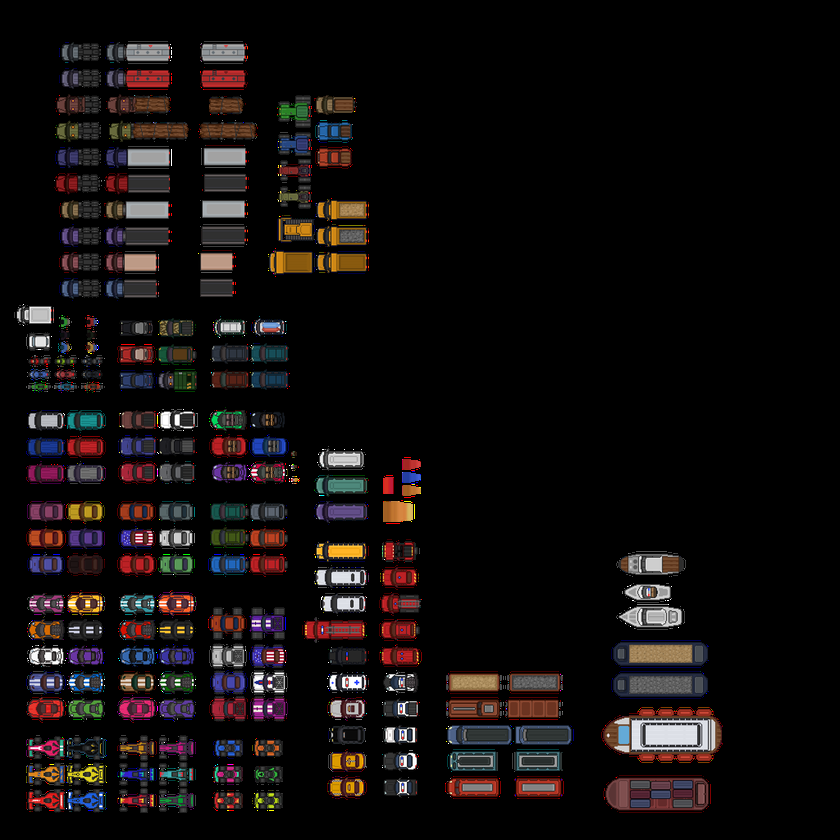
#> input picture Asset/2D Top down 180 pixel vehicles/AllVeicle4K.png, 840 x 840 px, shrunk from 4096 x 4096 before the run, found by its file name
$ python SplitImage.py
#> lines starting #> are read from the running program, lines starting #| are printed output that depends on the picture; after the words box and inside, x2 and y2 are one past the last pixel; in counts of white or black regions, pixels touching at a corner belong together
import cv2
import os

# Create a folder named "Vehicle" if it doesn't already exist
if not os.path.exists("Bitmap"):
    os.mkdir("Bitmap")

# Load the big bitmap image
image = cv2.imread('/home/jimmy/Documents/FastlaneFury/Asset/2D Top down 180 pixel vehicles/AllVeicle4K.png', cv2.IMREAD_UNCHANGED)
#> image is the input picture: shape (840, 840, 4); mean B, G, R, A 14.2, 14.3, 18.4, 46.2

if image is None:
    print("Failed to load the image.")
else:
    # Split the alpha channel (transparency channel)
    b, g, r, alpha = cv2.split(image)
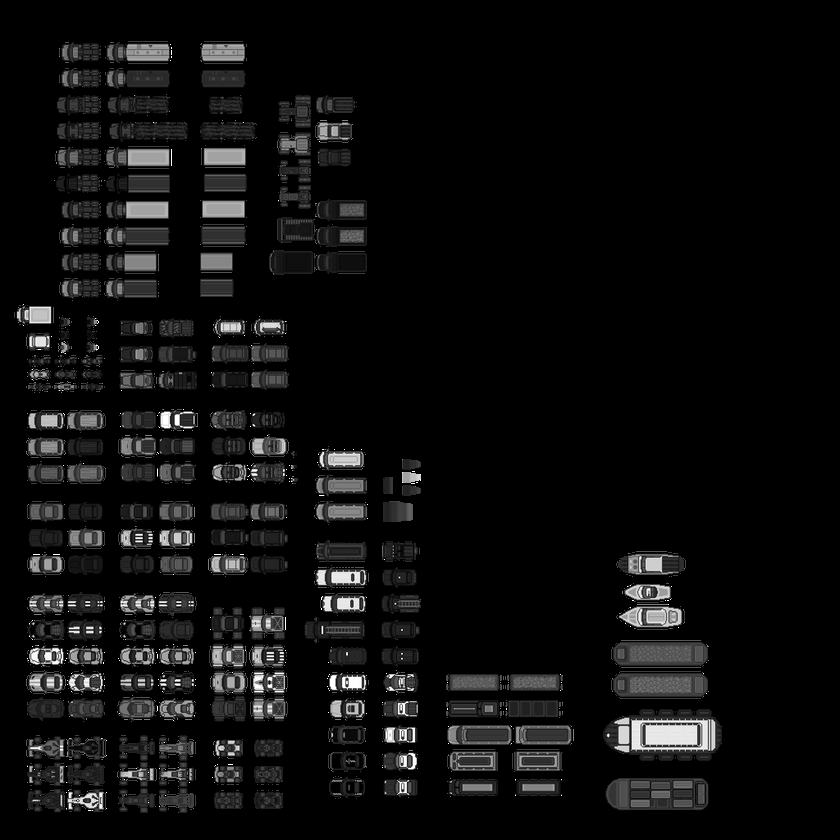
#> b: shape (840, 840); min 0, max 255, mean 14.2
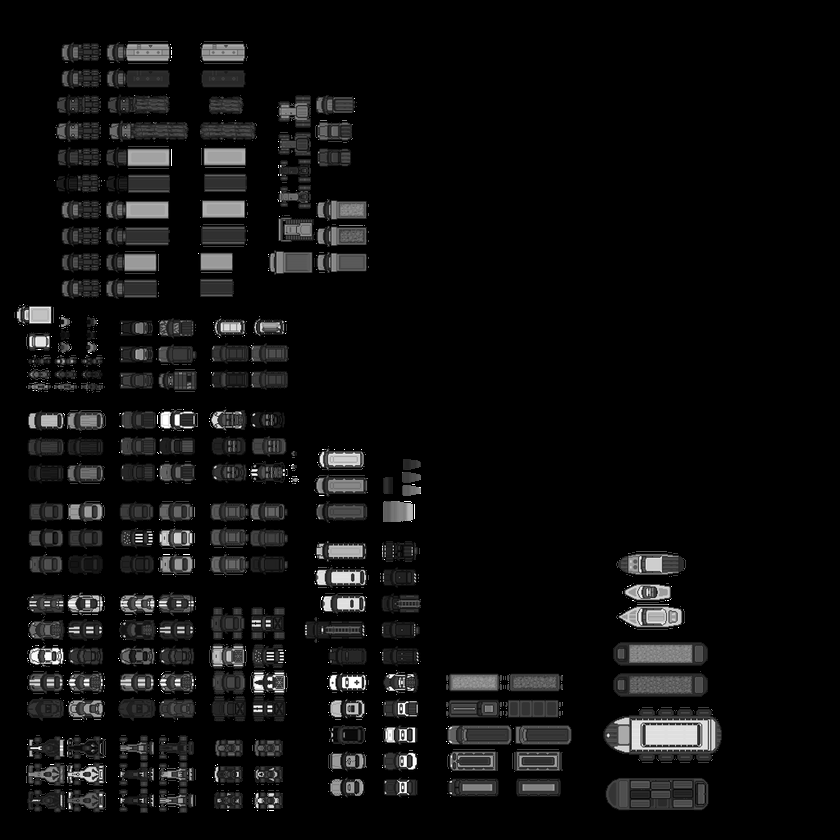
#> g: shape (840, 840); min 0, max 255, mean 14.3
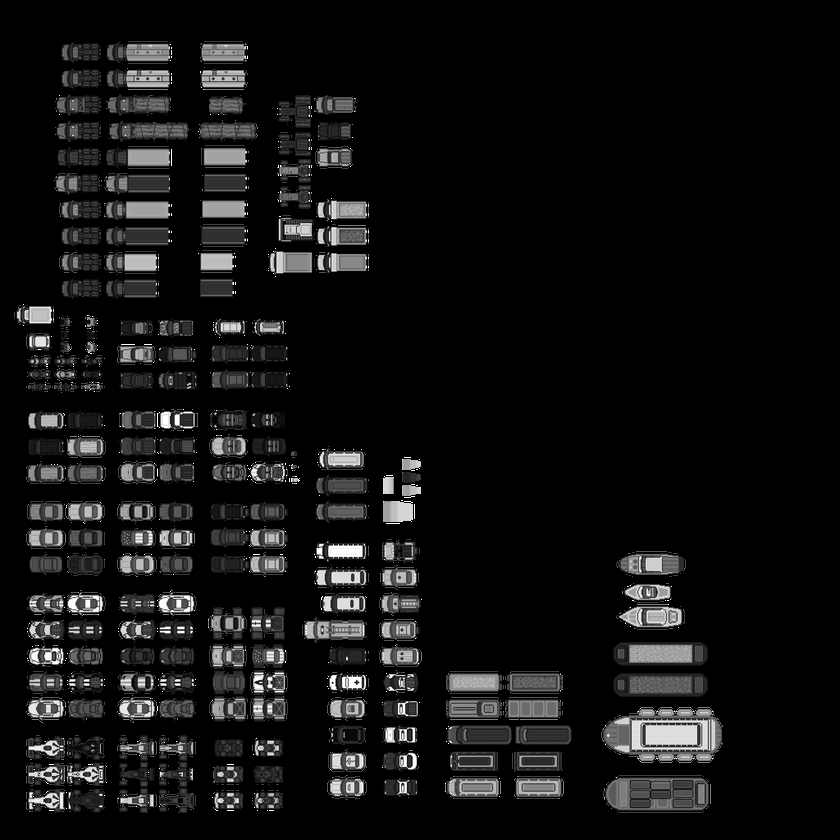
#> r: shape (840, 840); min 0, max 255, mean 18.4
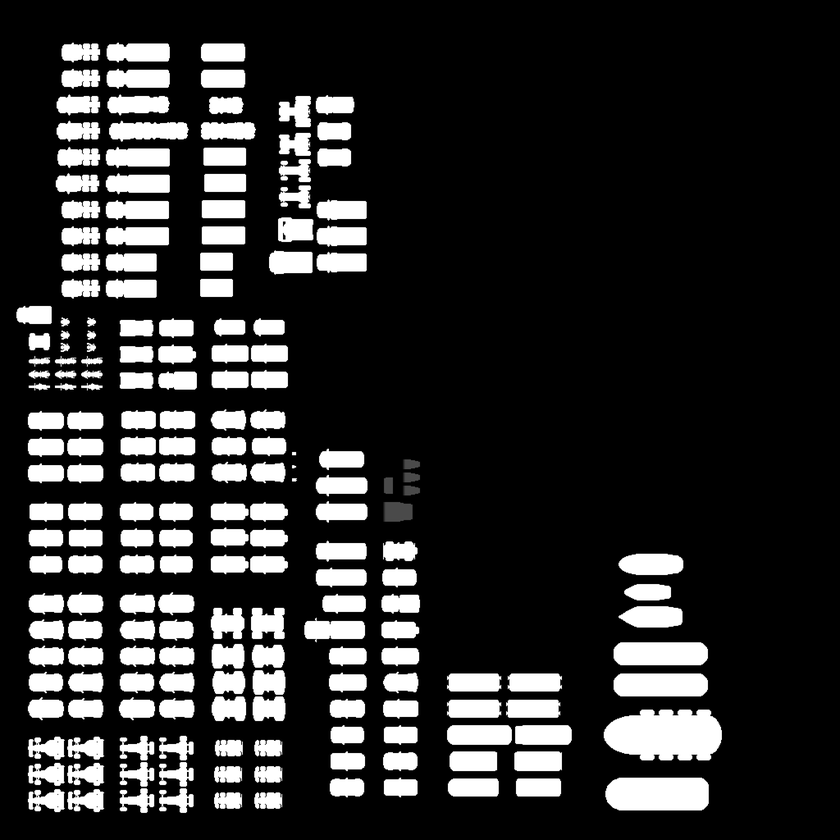
#> alpha: shape (840, 840); min 0, max 255, mean 46.2

    # Find contours in the alpha channel
    contours, _ = cv2.findContours(alpha, cv2.RETR_EXTERNAL, cv2.CHAIN_APPROX_SIMPLE)
#> contours = 298 contours, 171 with area under 20; largest, box (x1, y1, x2, y2) and area: (116, 590, 197, 723) 8231, (25, 591, 106, 723) 7982, (601, 707, 724, 763) 5490, (266, 215, 367, 277) 4350, (208, 605, 249, 724) 3832

    # Create individual bitmaps for each object
    object_count = 0
    for contour in contours:
        # Get the bounding box of the object
        x, y, w, h = cv2.boundingRect(contour)

        # Create a new bitmap with a transparent background, preserving original dimensions
        object_bitmap = image[y:y + h, x:x + w]

        # Save the individual object as a PNG with a transparent background in the "Vehicle" folder
        filename = os.path.join("Bitmap", f'veicle{object_count}.png')
        cv2.imwrite(filename, object_bitmap)
        object_count += 1
#> this loop made 298 passes
#> (x, y, w, h) on passes 9, 10, 19: (252, 790, 31, 21), (211, 790, 32, 21), (513, 776, 51, 23)
#> after the loop, object_count = 298

$ run again, with Asset/2D Top down 180 pixel vehicles/2D Top Down 180 Vehicles ( originale size ).png copied over Asset/2D Top down 180 pixel vehicles/AllVeicle4K.png
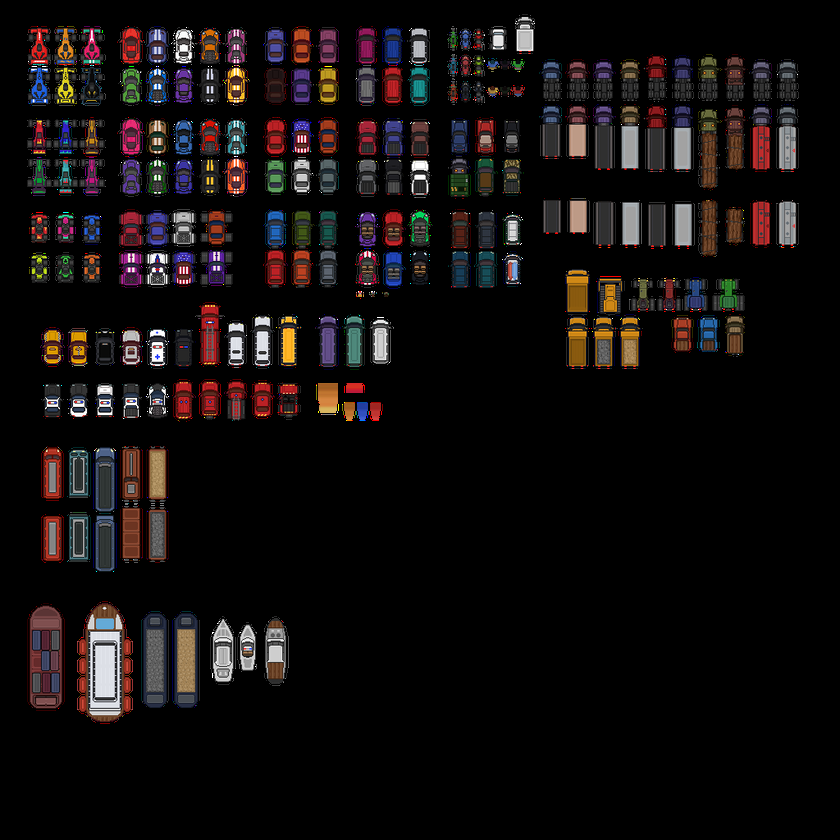
#> input picture Asset/2D Top down 180 pixel vehicles/2D Top Down 180 Vehicles ( originale size ).png, 840 x 840 px, shrunk from 1024 x 1024 before the run, found by its file name
#> image is the input picture: shape (840, 840, 4); mean B, G, R, A 14.3, 14.4, 18.4, 46.2
#> `b, g, r, alpha = cv2.split(image)`:
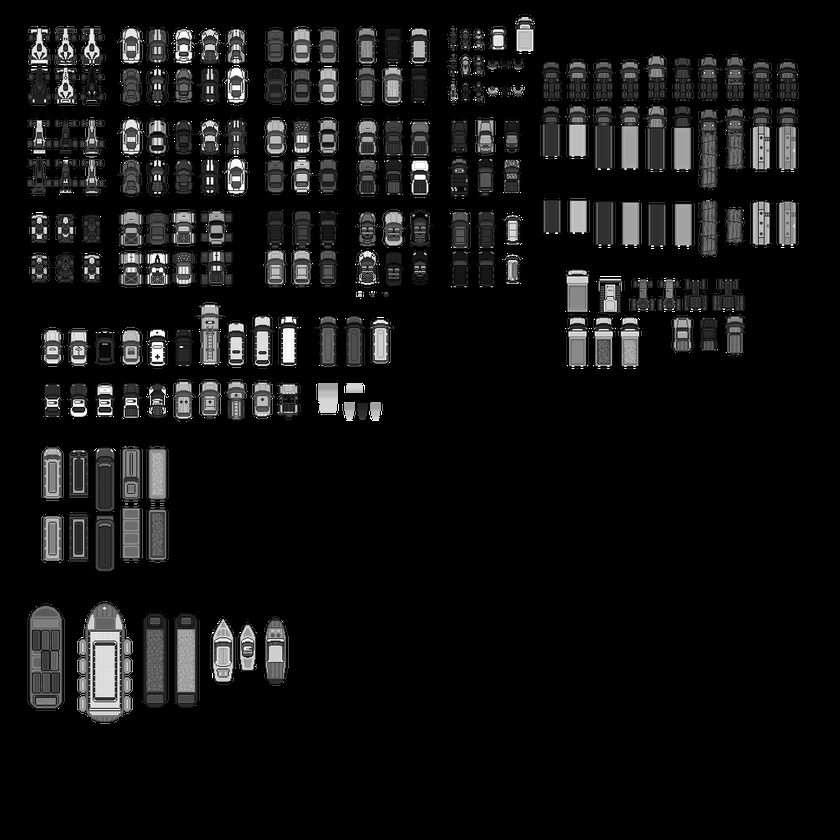
#> r: shape (840, 840); min 0, max 255, mean 18.4
#> `b, g, r, alpha = cv2.split(image)`:
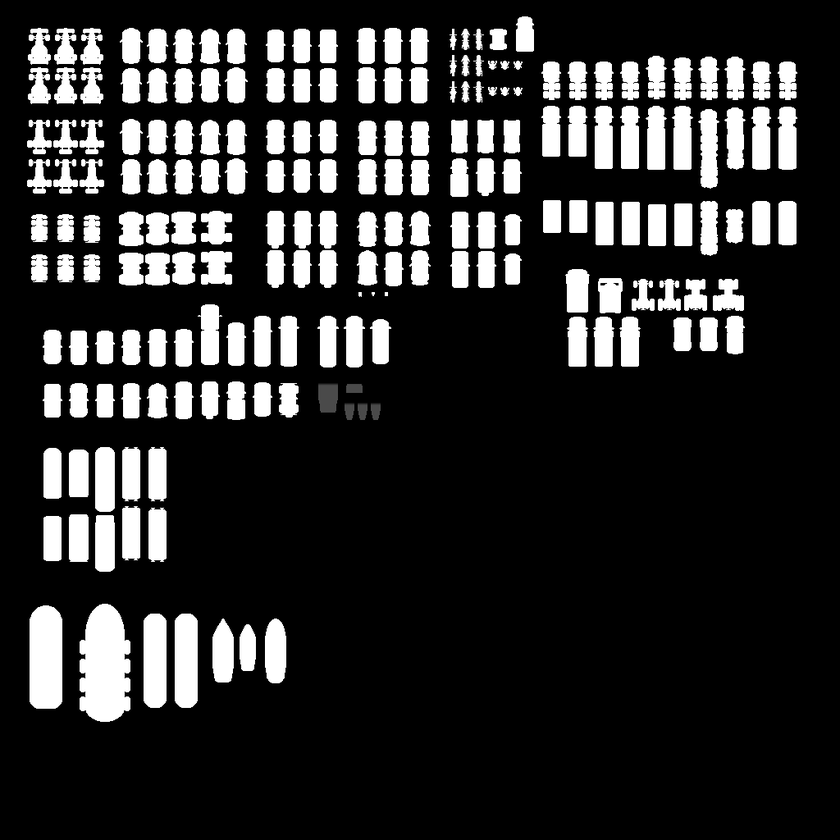
#> alpha: shape (840, 840); min 0, max 255, mean 46.2
#> contours = 344 contours, 212 with area under 20; largest, box (x1, y1, x2, y2) and area: (117, 25, 250, 106) 7543, (77, 601, 133, 724) 5540, (564, 267, 643, 369) 5250, (25, 25, 106, 107) 4761, (116, 208, 235, 249) 3809
#> the loop `for contour in contours:` made 344 passes
#> (x, y, w, h) on passes 6 to 8: (237, 622, 21, 51), (263, 616, 26, 70), (210, 616, 25, 69)
#> after the loop `for contour in contours:`: object_count = 344
